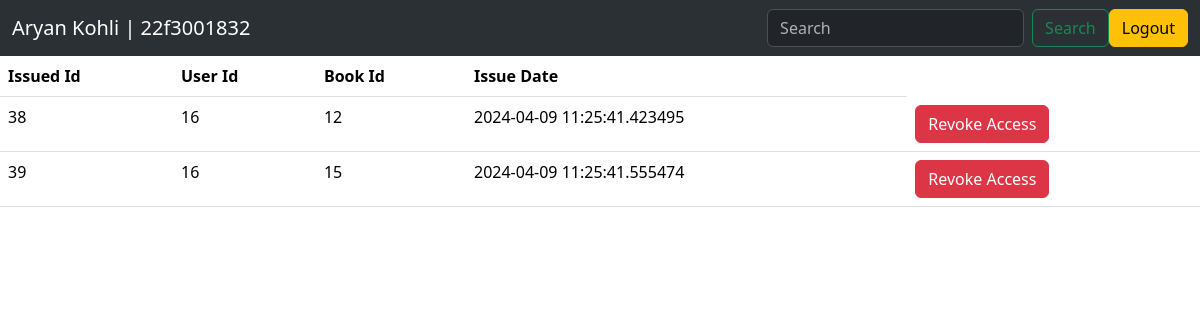
The page /displayusermanagement on the database its author committed.
### app.py (models this page shows)
class IssuedBooks(db.Model):
    __tablename__ = 'IssuedBooks'
    issued_id = db.Column(db.Integer, primary_key=True, autoincrement=True)
    userId = db.Column(db.Integer, db.ForeignKey('User.userId'), nullable=False)
    bookId = db.Column(db.Integer, db.ForeignKey('Book.bookId'), nullable=False)
    issueDate = db.Column(db.DateTime, default=datetime.now)
    user = db.relationship('User', backref=db.backref('issued_books', lazy=True))
    book = db.relationship('Book', backref=db.backref('issued_books', lazy=True))

### app.py (the view)
@app.route("/displayusermanagement")
def displayusermanagement():
        issuedBooks = IssuedBooks.query.all()
        return render_template("userManagement.html", issuedBooks = issuedBooks)

### templates/userManagement.html
{% extends 'base.html' %}
{% block body %}
<table class="table">
    <thead>
        <tr>
            <th scope="col">Issued Id</th>
            <th scope="col">User Id</th>
            <th scope="col">Book Id</th>
            <th scope="col">Issue Date</th>
        </tr>
    </thead>
    <tbody>
        {% for entry in issuedBooks %}
        <tr>
            <td> {{entry.issued_id}} </td>
            <td> {{ entry.userId }} </td>
            <td> {{ entry.bookId }} </td>
            <td> {{ entry.issueDate }} </td>
            <td>
                <a href="/revokeaccess/{{entry.issued_id}}" class="btn btn-danger">Revoke Access</a>
            </td>
        </tr>
        {% endfor %}
    </tbody>
    {% endblock body %}

### rows shown on the page
IssuedBooks: issued_id "38", userId "16", bookId "12", issueDate "2024-04-09 11:25:41.423495"
IssuedBooks: issued_id "39", userId "16", bookId "15", issueDate "2024-04-09 11:25:41.555474"
